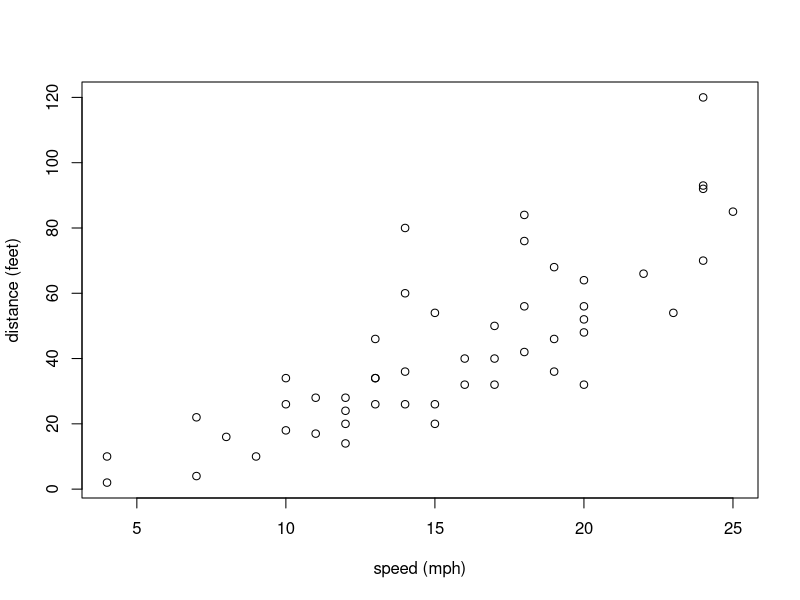

This figure's R source:
pdf("Manuscript/cars.pdf", pointsize = 9, height = 4, width = 6)
plot(dist ~ speed, data = cars,
     xlab = "speed (mph)", ylab = "distance (feet)")
dev.off()
